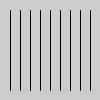
Frame 1 (no input)
Frame 60 (the mouse pressed at the canvas centre just before this capture): identical to frame 1, image omitted
Frame 120 (the mouse held since frame 60 and released just before this capture): identical to frame 1, image omitted

The Processing sketch that drew this single still picture (run headless with seeded random() and noise(); from frame 60 on, the mouse is pressed at the canvas centre):

// Processing sketch: processing_9191
// ── processing_9191.pde

int xPos = 10;

void setup () {
  
}



void draw () {
  while (xPos < 100) {
    println(xPos);
    line(xPos,10,xPos,90);
    xPos+=10;
  }
  
  println("continuing");
}
